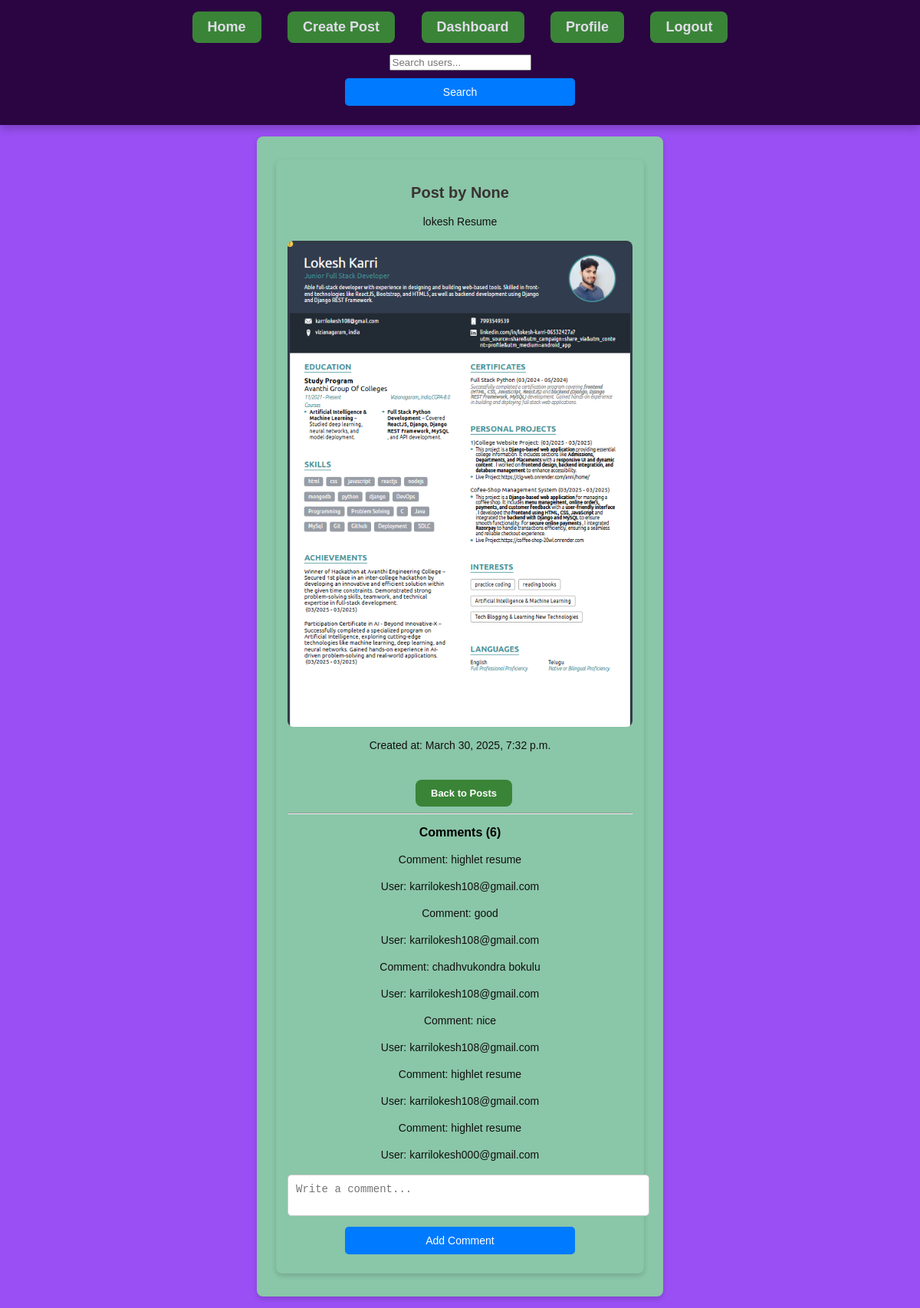
/posts/8/, run on an earlier commit of the app's database.
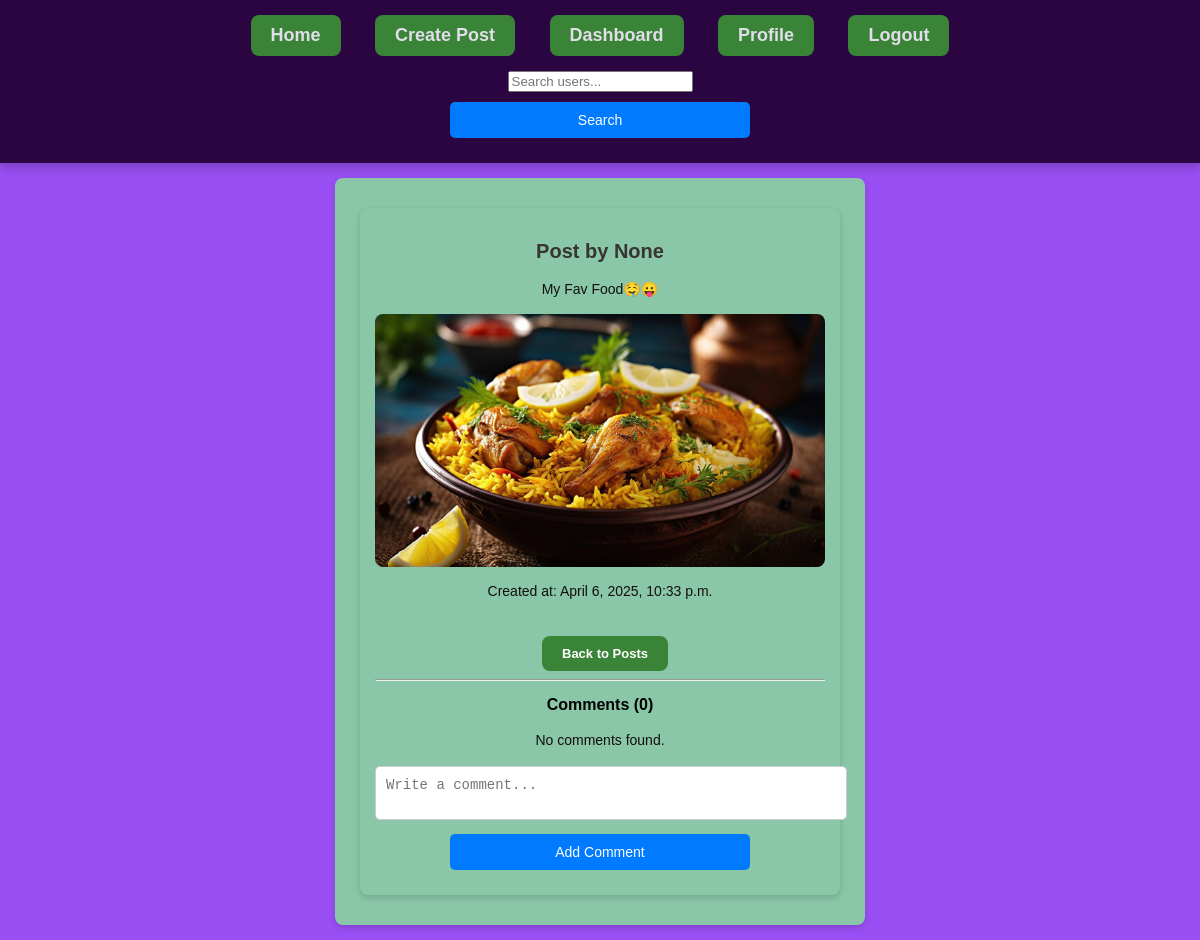
And on a later commit of the database.
### posts/models.py (models this page shows, shortened)
class Post(models.Model):
    user = models.ForeignKey(User, on_delete=models.CASCADE, related_name="posts")
    content = models.TextField()
    image = models.ImageField(upload_to="post_images/", null=True, blank=True)
    created_at = models.DateTimeField(auto_now_add=True)
    updated_at = models.DateTimeField(auto_now_add=True)
    likes = models.ManyToManyField(User, related_name="liked_posts", blank=True)
    saved_by = models.ManyToManyField(User, related_name="saved_posts", blank=True)
    class Meta:
        ordering = ["-created_at"]  # Show latest posts first
        verbose_name_plural = "Posts"

class Comment(models.Model):
    user = models.ForeignKey(User, on_delete=models.CASCADE)
    post = models.ForeignKey(Post, on_delete=models.CASCADE, related_name="comments")
    content = models.TextField()
    created_at = models.DateTimeField(auto_now_add=True)
    class Meta:
        ordering = ["-created_at"]  # Show latest comments first
        verbose_name_plural = "Comments"

### users/models.py (models this page shows, shortened)
class CustomUser(AbstractBaseUser, PermissionsMixin):
    name = models.CharField(max_length=20)
    email = models.EmailField(unique=True)
    age = models.IntegerField()
    phone= models.CharField(max_length=15, unique=True, null=True, blank=True)
    otp = models.CharField(max_length=6, null=True, blank=True)
    profile_pic = models.ImageField(upload_to='profile_pics/', null=True, blank=True)
    username = models.CharField(max_length=30, unique=True, null=True, blank=True)
    bio = models.TextField(null=True, blank=True)
    first_name = models.CharField(max_length=30, null=True, blank=True)
    last_name = models.CharField(max_length=30, null=True, blank=True)
    gender = models.CharField(max_length=10, choices=[("Male", "Male"), ("Female", "Female"), ("Other", "Other")], null=True, blank=True)
    location = models.CharField(max_length=100, null=True, blank=True)
    linkedin = models.URLField(null=True, blank=True)
    github = models.URLField(null=True, blank=True)
    is_active = models.BooleanField(default=True)
    is_staff = models.BooleanField(default=False)
    firebase_uid = models.CharField(max_length=50, blank=True, null=True)
    followers = models.ManyToManyField('self', symmetrical=False, related_name='following', blank=True)
    objects = CustomUserManager()
    USERNAME_FIELD = "email"
    REQUIRED_FIELDS = ["name", "age", "phone"]
    def __str__(self):
        return self.email

### posts/views.py (the view)
# urls.py: path('<int:pk>/', PostDetailView.as_view(), name='post-detail'),
class PostDetailView(DetailView):
    model = Post
    template_name = 'posts/post_detail.html'
    def get_context_data(self, **kwargs):
        context = super().get_context_data(**kwargs)
        comments = Comment.objects.filter(post=self.object)
        print("Comments for Post:", self.object.id)
        for comment in comments:
            print(f"User: {comment.user}, Content: {comment.content}")
        context['comments'] = comments
        return context

### posts/templates/posts/post_detail.html (shortened to what this page needs)
{% extends 'posts/base.html' %}
{% load static %}
{% block content %}
    <link rel="stylesheet" href="{% static 'posts/post_detail.css' %}">
    <div class="container">
        <h2>Post by {{ post.user.username }}</h2>
        <p>{{ post.content }}</p>
        {% if post.image %}
            <img src="{{ post.image.url }}" alt="Post Image">
        {% endif %}
        <p>Created at: {{ post.created_at }}</p>
        <a href="{% url 'post-list' %}">Back to Posts</a>
        <hr>
        <h3>Comments ({{ comments|length }})</h3>
        {% for comment in comments %}
        <p>Comment: {{ comment.content }}</p>
        <p>User: {{ comment.user }}</p>
        {% empty %}
            <p>No comments found.</p>
        {% endfor %}
        <form method="post" action="{% url 'add-comment' post.id %}">
            <textarea name="content" placeholder="Write a comment..." required></textarea>
            <button type="submit">Add Comment</button>
        </form>
    </div>
{% endblock %}

### posts/templates/posts/base.html (shortened to what this page needs)
<!DOCTYPE html>
<html lang="en">
<head>
    {% load static %}
    <link rel="stylesheet" href="{% static 'posts/base.css' %}">
</head>
<body>
    <nav>
        <a href="{% url 'post-list' %}">Home</a>
        <a href="{% url 'post-create' %}">Create Post</a>
        <a href="{% url 'dashboard' %}">Dashboard</a>
        <a href="{% url 'profile' %}">Profile</a>
        <a href="{% url 'logout' %}">Logout</a>
        <form action="{% url 'search-users' %}" method="GET" class="search-form">
            <input type="text" name="query" placeholder="Search users...">
            <button type="submit">Search</button>
        </form>
    </nav>
    <div class="container">
        {% block content %}{% endblock %}
    </div>
</body>
</html>

### posts/static/posts/base.css (style rules this page uses)
body { font-family: Arial, sans-serif; background: linear-gradient(135deg, #381271, #dfe9f3); margin: 0; padding: 0; animation: fadeIn 1s ease-in-out; }
nav { background: #783e99; padding: 15px; text-align: center; box-shadow: 0px 5px 10px rgba(0, 0, 0, 0.2); animation: slideIn 0.8s ease-in-out; }
nav a { color: rgb(225, 221, 234); text-decoration: none; font-size: 18px; margin: 0 15px; font-weight: bold; transition: color 0.3s ease-in-out, transform 0.2s; }
.container { width: 60%; margin: 50px auto; background: white; padding: 20px; border-radius: 10px; box-shadow: 0px 5px 15px rgba(0, 0, 0, 0.2); text-align: center; animation: fadeIn 1.2s ease-in-out; }
a { display: inline-block; margin-top: 20px; margin-left: 10px; color: white; font-size: 13px; font-weight: bold; text-decoration: none; background: #7ac877; padding: 10px 20px; border-radius: 8px; transition: all 0.3s ease-in-out; }
body { font-family: Arial, sans-serif; background: linear-gradient(135deg, #f4f4f4, #dfe9f3); margin: 0; padding: 0; animation: fadeIn 1s ease-in-out; }
nav { background: #2b0442; padding: 15px; text-align: center; box-shadow: 0px 5px 10px rgba(0, 0, 0, 0.2); animation: slideIn 0.8s ease-in-out; }
.container { width: 80%; max-width: 1000px; margin: 50px auto; background: white; padding: 30px; border-radius: 10px; box-shadow: 0px 5px 15px rgba(0, 0, 0, 0.2); text-align: center; animation: fadeIn 1.2s ease-in-out; }
a { display: inline-block; margin-top: 20px; margin-left: 10px; color: white; font-size: 13px; font-weight: bold; text-decoration: none; background: #3a8437; padding: 10px 20px; border-radius: 8px; transition: all 0.3s ease-in-out; }

### posts/static/posts/post_detail.css (style rules this page uses)
body { font-family: Arial, sans-serif; margin: 0; padding: 0; background: #994ff3; }
.container { width: 90%; max-width: 500px; margin: 15px auto; background: rgb(138, 198, 168); padding: 15px; border-radius: 8px; box-shadow: 0 3px 6px rgba(0, 0, 0, 0.15); animation: fadeIn 0.6s ease-in-out; }
h2 { text-align: center; color: #393333; font-size: 20px; animation: slideDown 0.5s ease-in-out; }
img { width: 100%; height: auto; border-radius: 8px; display: block; margin: 8px 0; animation: fadeIn 0.8s ease-in-out; }
p { color: #110f0f; font-size: 14px; line-height: 1.5; }
h3 { font-size: 16px; margin-top: 15px; }
button { background: #007bff; color: white; border: none; padding: 10px; font-size: 14px; border-radius: 5px; cursor: pointer; transition: 0.3s ease-in-out; display: block; margin: 10px auto; width: 100%; max-width: 300px; }
form { margin-top: 15px; text-align: center; }
textarea { width: 100%; padding: 10px; font-size: 14px; border-radius: 5px; border: 1px solid #ccc; resize: none; transition: 0.3s; }

What changed in the data, as far as the page shows it:
removed Comment: content "highlet resume", user "karrilokesh108@gmail.com"
removed Comment: content "good", user "karrilokesh108@gmail.com"
removed Comment: content "chadhvukondra bokulu", user "karrilokesh108@gmail.com"
removed Comment: content "nice", user "karrilokesh108@gmail.com"
removed Comment: content "highlet resume", user "karrilokesh108@gmail.com"
removed Comment: content "highlet resume", user "karrilokesh000@gmail.com"
changed Post "None": content "lokesh Resume" → "My Fav Food🤤😛"; image: a different picture; created_at "March 30, 2025, 7:32 p.m." → "April 6, 2025, 10:33 p.m."
Also different on the page:
{{ comments|length }}: "6" → "0"
text now shown: "No comments found."
